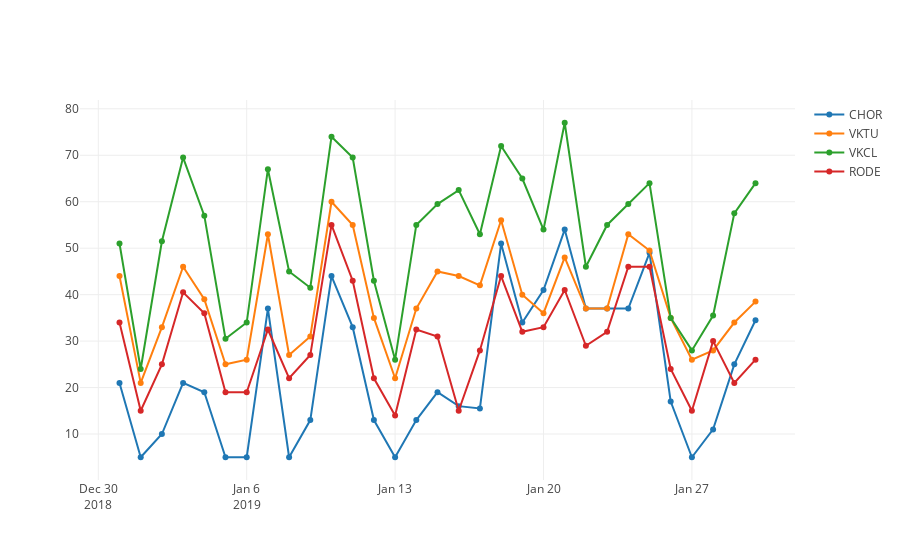

The code cell stored with this chart in its notebook:
### Code cell
### interactive hourly median no2 measurements of lanuv data in the past 30 days (31.12.2018 - 30.01.2019)

trace0 = go.Scatter(
    x = df_lanuv_agg_daily[df_lanuv_agg_daily['station'] == 'CHOR']['date'],
    y = df_lanuv_agg_daily[df_lanuv_agg_daily['station'] == 'CHOR']['no2_median'],
    mode = 'lines+markers',
    name = 'CHOR'
)
trace1 = go.Scatter(
    x = df_lanuv_agg_daily[df_lanuv_agg_daily['station'] == 'VKTU']['date'],
    y = df_lanuv_agg_daily[df_lanuv_agg_daily['station'] == 'VKTU']['no2_median'],
    mode = 'lines+markers',
    name = 'VKTU'
)
trace2 = go.Scatter(
    x = df_lanuv_agg_daily[df_lanuv_agg_daily['station'] == 'VKCL']['date'],
    y = df_lanuv_agg_daily[df_lanuv_agg_daily['station'] == 'VKCL']['no2_median'],
    mode = 'lines+markers',
    name = 'VKCL'
)
trace3 = go.Scatter(
    x = df_lanuv_agg_daily[df_lanuv_agg_daily['station'] == 'RODE']['date'],
    y = df_lanuv_agg_daily[df_lanuv_agg_daily['station'] == 'RODE']['no2_median'],
    mode = 'lines+markers',
    name = 'RODE'
)
data = [trace0, trace1, trace2, trace3]

figure = go.Figure(data)
iplot(figure)

### Figure 1 — Plotly figure (JSON) as saved in the notebook; plotly's stock layout.template omitted (floating-point values rounded to 4 significant figures)
{"data": [{"mode": "lines+markers", "name": "CHOR", "type": "scatter", "uid": "e62f42d3-81d0-47da-a509-4512e430b4dd", "x": ["2018-12-31", "2019-01-01", "2019-01-02", "2019-01-03", "2019-01-04", "2019-01-05", "2019-01-06", "2019-01-07", "2019-01-08", "2019-01-09", "2019-01-10", "2019-01-11", "2019-01-12", "2019-01-13", "2019-01-14", "2019-01-15", "2019-01-16", "2019-01-17", "2019-01-18", "2019-01-19", "2019-01-20", "2019-01-21", "2019-01-22", "2019-01-23", "2019-01-24", "2019-01-25", "2019-01-26", "2019-01-27", "2019-01-28", "2019-01-29", "2019-01-30"], "y": [21, 5, 10, 21, 19, 5, 5, 37, 5, 13, 44, 33, 13, 5, 13, 19, 16, 15.5, 51, 34, 41, 54, 37, 37, 37, 49, 17, 5, 11, 25, 34.5]}, {"mode": "lines+markers", "name": "VKTU", "type": "scatter", "uid": "f8a4de56-b0d9-4d63-9393-551db1085de8", "x": ["2018-12-31", "2019-01-01", "2019-01-02", "2019-01-03", "2019-01-04", "2019-01-05", "2019-01-06", "2019-01-07", "2019-01-08", "2019-01-09", "2019-01-10", "2019-01-11", "2019-01-12", "2019-01-13", "2019-01-14", "2019-01-15", "2019-01-16", "2019-01-17", "2019-01-18", "2019-01-19", "2019-01-20", "2019-01-21", "2019-01-22", "2019-01-23", "2019-01-24", "2019-01-25", "2019-01-26", "2019-01-27", "2019-01-28", "2019-01-29", "2019-01-30"], "y": [44, 21, 33, 46, 39, 25, 26, 53, 27, 31, 60, 55, 35, 22, 37, 45, 44, 42, 56, 40, 36, 48, 37, 37, 53, 49.5, 35, 26, 28, 34, 38.5]}, {"mode": "lines+markers", "name": "VKCL", "type": "scatter", "uid": "815384c1-1c69-40f8-a487-fee861206ebd", "x": ["2018-12-31", "2019-01-01", "2019-01-02", "2019-01-03", "2019-01-04", "2019-01-05", "2019-01-06", "2019-01-07", "2019-01-08", "2019-01-09", "2019-01-10", "2019-01-11", "2019-01-12", "2019-01-13", "2019-01-14", "2019-01-15", "2019-01-16", "2019-01-17", "2019-01-18", "2019-01-19", "2019-01-20", "2019-01-21", "2019-01-22", "2019-01-23", "2019-01-24", "2019-01-25", "2019-01-26", "2019-01-27", "2019-01-28", "2019-01-29", "2019-01-30"], "y": [51, 24, 51.5, 69.5, 57, 30.5, 34, 67, 45, 41.5, 74, 69.5, 43, 26, 55, 59.5, 62.5, 53, 72, 65, 54, 77, 46, 55, 59.5, 64, 35, 28, 35.5, 57.5, 64]}, {"mode": "lines+markers", "name": "RODE", "type": "scatter", "uid": "c589bca2-a6d8-4ba2-844c-17f82d8ce565", "x": ["2018-12-31", "2019-01-01", "2019-01-02", "2019-01-03", "2019-01-04", "2019-01-05", "2019-01-06", "2019-01-07", "2019-01-08", "2019-01-09", "2019-01-10", "2019-01-11", "2019-01-12", "2019-01-13", "2019-01-14", "2019-01-15", "2019-01-16", "2019-01-17", "2019-01-18", "2019-01-19", "2019-01-20", "2019-01-21", "2019-01-22", "2019-01-23", "2019-01-24", "2019-01-25", "2019-01-26", "2019-01-27", "2019-01-28", "2019-01-29", "2019-01-30"], "y": [34, 15, 25, 40.5, 36, 19, 19, 32.5, 22, 27, 55, 43, 22, 14, 32.5, 31, 15, 28, 44, 32, 33, 41, 29, 32, 46, 46, 24, 15, 30, 21, 26]}], "layout": {}}
